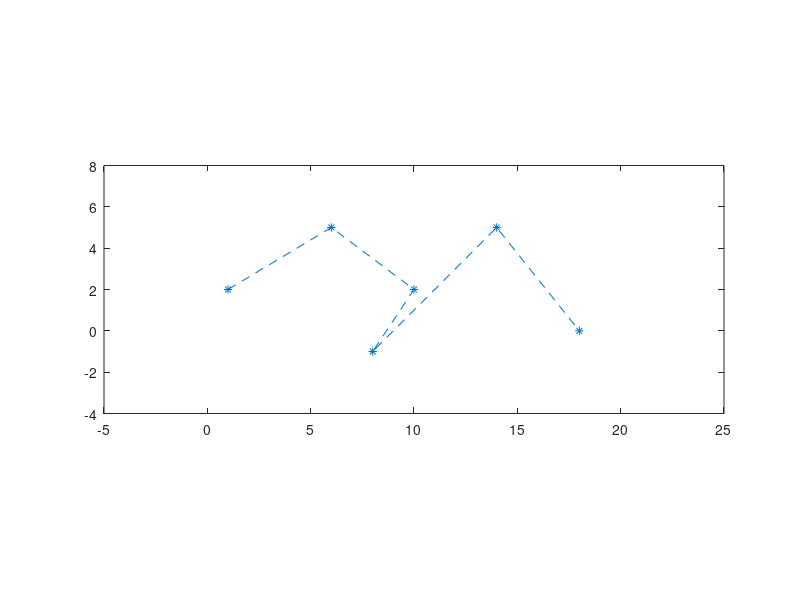

Here is the MATLAB script that generated this plot: (Note: this script raises an error after producing the figure.)
clear
px = [1 6 10 8 14 18];
py = [2 5 2 -1 5 0];

plot(px, py, '*--')

axis([-5 25 -4 8])
axis equal
hold on

syms t

cx(t) = 0*t;
cy(t) = 0*t;

n = 5;

for i = 0:n
    b(t) = nchoosek(n, i) * t^i * (1-t)^(n-i);
    cx(t) = cx(t) + px(i + 1) * b(t);

    cy(t) = cy(t) + py(i +1) * b(t);
end

fplot(cx, cy, [0 1])

t0 = 0;
P = [cx(t0), cy(t0)];
plot(P(1), P(2), 'r.', 'MarkerSize', 10)

cxd(t) = diff(cx, t);
cyd(t) = diff(cy, t);

a = [cxd(t0), cyd(t0)]

quiver(P(1), P(2), a(1), a(2))

hold on

t0 = 1;
P = [cx(t0), cy(t0)];
plot(P(1), P(2), 'r.', 'MarkerSize', 10)

cxd(t) = diff(cx, t);
cyd(t) = diff(cy, t);

a = [cxd(t0), cyd(t0)]

quiver(P(1), P(2), a(1), a(2))